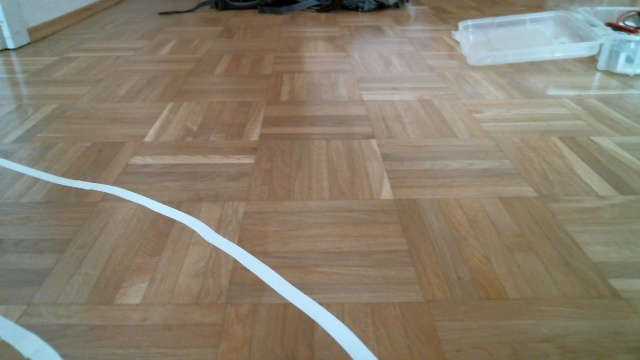
#> input picture data/29-04-2024_15-16-45/110_-0.65.jpg, 640 x 360 px, found by its file name; its folder holds only this picture in this run
$ jupyter execute --allow-errors Visualize_Trainin_Data.ipynb
#> lines starting #> are read from the running program, lines starting #| are printed output that depends on the picture
#> in load_images_and_labels, image is the input picture: shape (360, 640, 3); mean B, G, R 110.8, 127.5, 136.5
[cell 1]
import matplotlib.pyplot as plt
import os
import cv2
import numpy as np
from sklearn.model_selection import train_test_split

data_dirs = ["/home/luca/raspicar/data/29-04-2024_15-16-45",
             "/home/luca/raspicar/data/29-04-2024_15-19-54",
             "/home/luca/raspicar/data/29-04-2024_15-22-37",
             "/home/luca/raspicar/data/29-04-2024_15-18-25",
             "/home/luca/raspicar/data/29-04-2024_15-21-09",
             "/home/luca/raspicar/data/29-04-2024_15-23-31",
             "/home/luca/raspicar/data/29-04-2024_15-33-14",
             "/home/luca/raspicar/data/29-04-2024_15-33-54",
             "/home/luca/raspicar/data/29-04-2024_15-34-44",
             "/home/luca/raspicar/data/29-04-2024_15-35-14",
             "/home/luca/raspicar/data/29-04-2024_15-35-48",
             "/home/luca/raspicar/data/29-04-2024_15-36-14",
             "/home/luca/raspicar/data/29-04-2024_15-36-56",
             "/home/luca/raspicar/data/29-04-2024_15-37-34",
             "/home/luca/raspicar/data/29-04-2024_15-38-15",
             "/home/luca/raspicar/data/29-04-2024_15-33-31",
             "/home/luca/raspicar/data/29-04-2024_15-34-18",
             "/home/luca/raspicar/data/29-04-2024_15-34-58",
             "/home/luca/raspicar/data/29-04-2024_15-35-36",
             "/home/luca/raspicar/data/29-04-2024_15-36-00",
             "/home/luca/raspicar/data/29-04-2024_15-36-32",
             "/home/luca/raspicar/data/29-04-2024_15-37-14",
             "/home/luca/raspicar/data/29-04-2024_15-37-49",
             "/home/luca/raspicar/data/29-04-2024_16-22-36",
             "/home/luca/raspicar/data/29-04-2024_16-23-27",
             "/home/luca/raspicar/data/29-04-2024_16-24-28",
             "/home/luca/raspicar/data/29-04-2024_16-25-28",
             "/home/luca/raspicar/data/29-04-2024_16-26-16",
             "/home/luca/raspicar/data/29-04-2024_16-27-14"
             ]

[cell 2]
def resize_and_crop_image(image, target_width=200, target_height=66):
    # Check input image dimensions
#> called with target_width = 200, target_height = 66
    if len(image.shape) < 2:
        raise ValueError("Invalid image data!")

    height, width = image.shape[:2]
#> height = 360; width = 640

    # Calculate scaling factor to maintain aspect ratio based on width
    scaling_factor = target_width / width
#> scaling_factor = 0.312
    new_width = int(width * scaling_factor)
#> new_width = 200
    new_height = int(height * scaling_factor)
#> new_height = 112
    resized_image = cv2.resize(image, (new_width, new_height))

    # Check if the new height is greater than or equal to the target height before cropping
    if new_height < target_height:
        raise ValueError("Resized image height is less than the target crop height.")

    # Calculate start y-coordinate for cropping to center the crop area
    y_start = new_height - target_height
#> y_start = 46

    cropped_image = resized_image[y_start:y_start + target_height, 0:target_width]
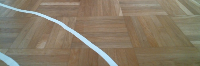
#> cropped_image: shape (66, 200, 3); mean B, G, R 103.3, 122.8, 134.4
    return cropped_image

def load_images_and_labels(data_dirs):
    labels = []
    images = []
    for dir in data_dirs:
        filenames = os.listdir(dir)
        for filename in filenames:
            if filename.endswith('.jpg'):
                path = os.path.join(dir, filename)
                image = cv2.imread(path)
                if image is not None:
                    image = resize_and_crop_image(image)
                    images.append(None)
                    labels.append(float(filename.split('_')[1].replace('.jpg', '')))
    return np.array(images), np.array(labels)
